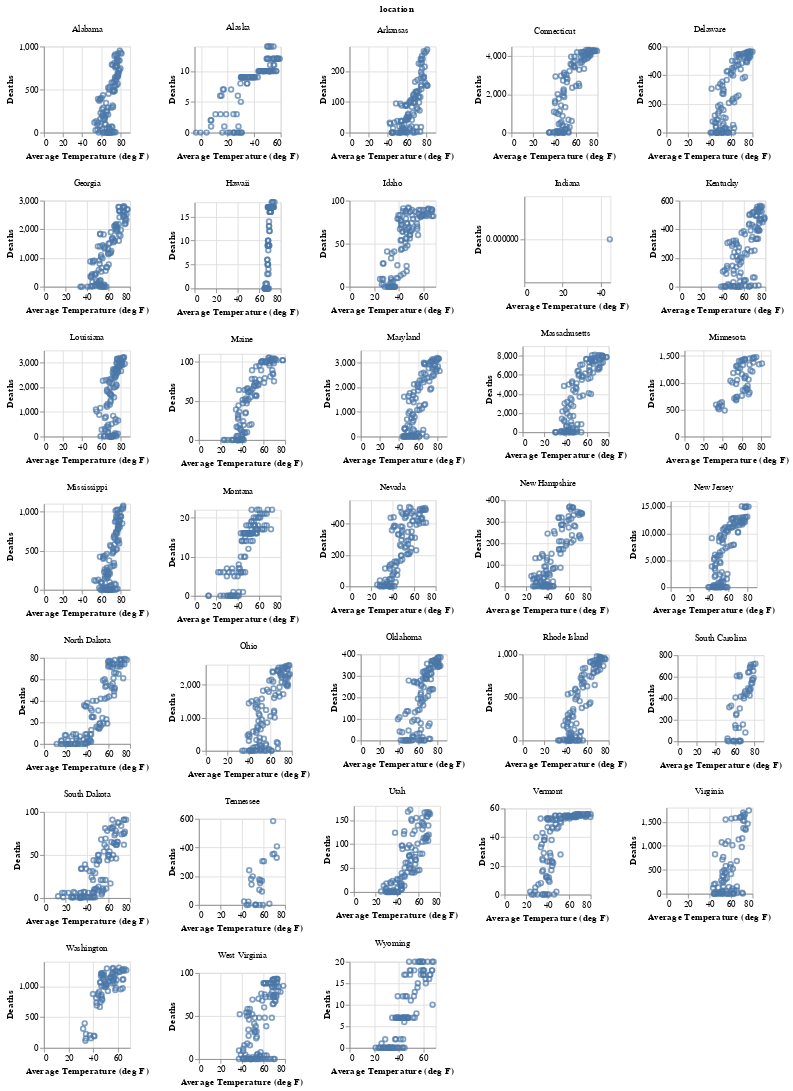

The notebook cell this image was saved under:
### Code cell
alt.Chart(merged_df).mark_point().encode(x='Average Temperature (deg F)',y='Deaths').properties(
    width=100,height=100).facet('location:N',columns=5).resolve_scale(x='independent',y='independent')

### Figure 1 — Vega-Lite specification as saved in the notebook (floating-point values rounded to 4 significant figures; data arrays with more than 128 entries replaced by an {"elided": "..."} marker saying what was removed)
{"config": {"view": {"continuousWidth": 400, "continuousHeight": 300}}, "data": {"name": "data-889afd9f9b6aeddeec0ec93358eb52ed"}, "facet": {"type": "nominal", "field": "location"}, "spec": {"mark": "point", "encoding": {"x": {"type": "quantitative", "field": "Average Temperature (deg F)"}, "y": {"type": "quantitative", "field": "Deaths"}}, "height": 100, "width": 100}, "columns": 5, "resolve": {"scale": {"x": "independent", "y": "independent"}}, "$schema": "https://vega.github.io/schema/vega-lite/v4.8.1.json", "datasets": {"data-889afd9f9b6aeddeec0ec93358eb52ed": {"elided": "3327 records"}}}
